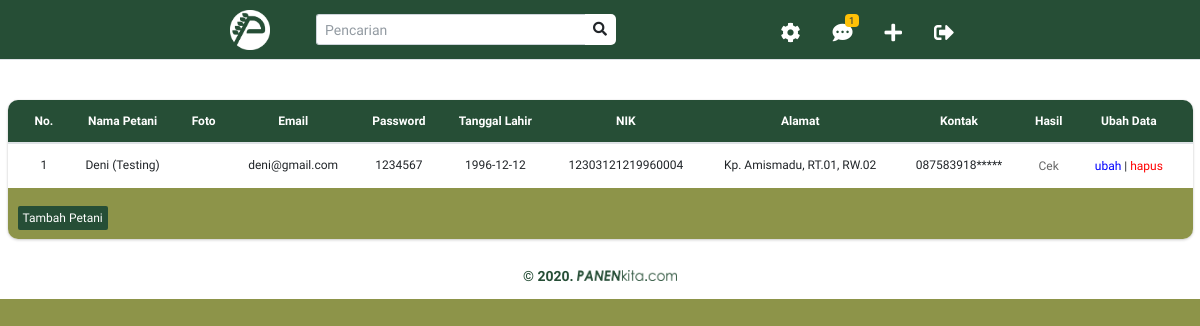
The app's page /index.php/admin/kelolapetani, older data.
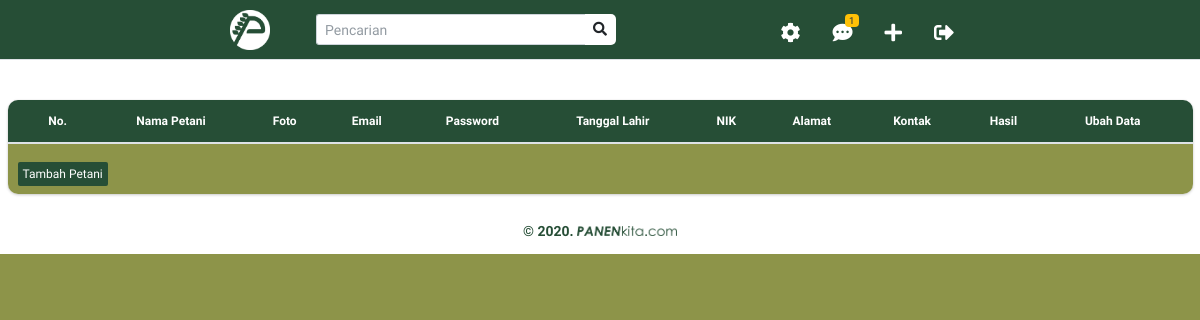
The same page, newer data.
### tables this page shows
CREATE TABLE `petani`  (
  `id_petani` smallint(6) NOT NULL,
  `nama_petani` varchar(100) NULL DEFAULT NULL,
  `nik_petani` char(20) NULL DEFAULT NULL,
  `email_petani` varchar(50) NULL DEFAULT NULL,
  `password_petani` char(15) NULL DEFAULT NULL,
  `tanggal_lahir_petani` date NULL DEFAULT NULL,
  `alamat_petani` varchar(500) NULL DEFAULT NULL,
  `kontak_petani` char(15) NULL DEFAULT NULL,
  `foto_petani` mediumblob NULL,
  PRIMARY KEY (`id_petani`) USING BTREE
);

### application/controllers/admin.php (called while the page is built, shortened)
<?php
class Admin extends CI_Controller
{
    function __construct()
    {
        $this->load->model(array('M_kategori', 'M_petani', 'M_produk', 'M_admin'));
    }
    public function kelolapetani()
    {
        $data['listpetani'] = $this->M_admin->getAllpetani();
        $this->load->view('admin/kelola_petani',$data);
    }
}

### index.php (called while the page is built, shortened)
<?php
require_once BASEPATH.'core/CodeIgniter.php';

### application/models/M_admin.php (called while the page is built, shortened)
<?php
class M_admin extends CI_Model
{
	public function getAllpetani()
	{
		$this->db->select('*');
		$this->db->from('petani');
		$query = $this->db->get();
		return $query->result();
	}
}

### application/views/admin/kelola_petani.php (the view)
<?php $this->load->view('layout/header'); ?>
<?php $this->load->view('layout/navbar'); ?>
<div class="container-fluid">
    <div class="row" style="background-color:white;padding-top: 100px;">
        <div class="col-12">
            <div class="card" style="border-radius: 10px;">
                <div class="card-body table-responsive p-0" style="text-align:center; border-radius: 10px 10px 0px 0px;font-size:12px;">
                    <table class="table">
                        <thead>
                            <tr>
                                <th style="background: #264E36; color:#ffffff;">No.</th>
                                <th style="background: #264E36; color:#ffffff;">Nama Petani</th>
                                <th style="background: #264E36; color:#ffffff;">Foto</th>
                                <th style="background: #264E36; color:#ffffff;">Email</th>
                                <th style="background: #264E36; color:#ffffff;">Password</th>
                                <th style="background: #264E36; color:#ffffff;">Tanggal Lahir</th>
                                <th style="background: #264E36; color:#ffffff;">NIK</th>
                                <th style="background: #264E36; color:#ffffff;">Alamat</th>
                                <th style="background: #264E36; color:#ffffff;">Kontak </th>
                                <th style="background: #264E36; color:#ffffff;">Hasil</th>
                                <th style="background: #264E36; color:#ffffff;">Ubah Data</th>
                            </tr>
                        </thead>
                        <tbody>
                            <?php foreach ($listpetani as $key ): ?>
                                <tr>
                                    <td><?= $key->id_petani; ?></td>
                                    <td><?= $key->nama_depan_petani." ".$key->nama_belakang_petani; ?></td>
                                    <td><?= $key->foto_petani; ?></td>
                                    <td><?= $key->email_petani; ?></td>
                                    <td><?= $key->password_petani; ?></td>
                                    <td><?= $key->tanggal_lahir_petani; ?></td>
                                    <td><?= $key->nik_petani; ?></td>
                                    <td><?= $key->alamat_petani; ?></td>
                                    <td><?= $key->kontak_petani; ?></td>
                                    <td>
                                        <a href="<?php echo site_url('Petani/statPenghasilan/') ?>"> Cek</a>
                                    </td>
                                    <td>
                                        <a style="color: blue;" href="#"> ubah</a> |
                                        <a style="color: red;" href="#"> hapus</a>
                                    </td>
                                </tr>
                            <?php endforeach ?>
                        </tbody>
                    </table>
                </div>
                <div style="color: #ffffff; border-radius: 0px 0px 10px 10px; background-color: #8d9449; padding: 20px 10px 10px 10px; font-size:12px;">
                    <a style=" border-radius: 2px 2px 2px 2px; font-size:12px; padding: 5px 5px 5px 5px; background-color: #264E36; color: #ffffff;" href="<?= site_url('Admin/tambahpetani'); ?>">Tambah Petani</a>
                </div>
            </div>
            <center style="font-size:14px;padding:10px;">
                <p style="color:#264E36;"><b>&copy; 2020.</b> <img src=" <?= base_url('assets/img/logo/text_eden_logo.png'); ?>" alt="" class="img-fluid" width="100px" style="margin-top:-3px;"></p>
            </center>
        </div>
    </div>
</div>
<?php $this->load->view('layout/footer'); ?>

### application/views/layout/header.php (shortened to what this page needs)
<!DOCTYPE html>
<html lang="en">
<head>
    <link rel="stylesheet" href="<?= base_url('assets/plugins/fontawesome-free/css/all.min.css'); ?>">
    <link rel="stylesheet" href="https://code.ionicframework.com/ionicons/2.0.1/css/ionicons.min.css">
    <link rel="stylesheet" href="<?= base_url('assets/plugins/icheck-bootstrap/icheck-bootstrap.min.css'); ?>">
    <link rel="stylesheet" href="<?= base_url('assets/dist/css/adminlte.min.css'); ?>">
    <link rel="stylesheet" href="<?= base_url('assets/plugins/tempusdominus-bootstrap-4/css/tempusdominus-bootstrap-4.min.css'); ?>">
    <link rel="stylesheet" href="<?= base_url('assets/plugins/daterangepicker/daterangepicker.css') ?>">
    <link rel="stylesheet" type="text/css" href="<?= base_url('assets/template/css/util.css'); ?>">
    <link rel="stylesheet" type="text/css" href="<?= base_url('assets/template/css/main.css'); ?>">
    <link rel="stylesheet" type="text/css" href="<?= base_url('assets/css/mod.css'); ?>">
    <link rel="stylesheet" type="text/css" href="<?= base_url('assets/css/buttons.css'); ?>">
</head>
<body class="hold-transition layout-top-nav layout-navbar-fixed" style="background-color:#8D9449;">

### application/views/layout/navbar.php (shortened to what this page needs)
<nav class="main-header navbar navbar-expand-md" style="width:100%;position:fixed;background-color:#264E36;margin:0px;padding:0px;height:60px;">
    <div class="container">
        <a href="#">
            <img src="<?= base_url('assets/img/logo/emblem_white_logo.png'); ?>" alt="Panenkita Logo" width="40px">
        </a>
        <div class="collapse navbar-collapse order-3" style="padding-left:30px;">
            <form class="form-inline ml-0 ml-md-3">
                <div class="input-group input-group-sm" style="background-color: white; border-radius:5px; width:300px">
                    <input class="form-control form-control-navbar" type="search" placeholder="Pencarian" aria-label="Search">
                    <div class="input-group-append">
                        <button class="btn btn-navbar" type="submit">
                            <i class="fas fa-search"></i>
                        </button>
                    </div>
                </div>
            </form>
        </div>
        <ul class="order-3 order-md-3 navbar-nav navbar-no-expand ml-auto ul-petani">
            <li class="nav-item dropdown">
                <a class="nav-link" data-toggle="dropdown" href="#">
                    <i class="fas fa-cog"></i>
                </a>
            </li>
            <li class="nav-item dropdown">
                <a class="nav-link" data-toggle="dropdown" href="#">
                    <i class="fas fa-comment-dots"></i>
                    <span class="badge badge-warning navbar-badge">1</span>
                </a>
            </li>
            <li class="nav-item dropdown">
                <a class="nav-link" data-toggle="dropdown" href="#">
                    <i class="fas fa-plus"></i>
                </a>
            </li>
            <li class="nav-item">
                <a class="nav-link" href="<?= site_url('Login/logout'); ?>">
                    <i class="fas fa-sign-out-alt"></i>
                </a>
            </li>
        </ul>
    </div>
</nav>

### application/views/layout/footer.php (shortened to what this page needs)
</body>
</html>

### assets/template/css/main.css (style rules this page uses)
* { margin: 0px; padding: 0px; box-sizing: border-box; }
body, html { height: 100%; font-family: Century Gothic, CenturyGothic, AppleGothic, sans-serif, sans-serif; }
a { font-family: Century Gothic, CenturyGothic, AppleGothic, sans-serif; font-size: 12px; line-height: 1.7; color: #666666; margin: 0px; transition: all 0.4s; -webkit-transition: all 0.4s; -o-transition: all 0.4s; -moz-transition: all 0.4s; }
p { font-family: Century Gothic, CenturyGothic, AppleGothic, sans-serif; font-size: 14px; line-height: 1.7; color: #666666; margin: 0px; }
ul, li { margin: 0px; list-style-type: none; }
input { outline: none; border: none; }
button { outline: none !important; border: none; background: transparent; }

### assets/css/mod.css (style rules this page uses)
nav .container { padding: 0px 200px; }
.main-header .nav-link { height: 60px; position: relative; }
ul li .nav-link { line-height: 50px; font-size: 20px; color: white; }
.badge { margin: 5px; }

### assets/css/buttons.css (style rules this page uses)
.btn { padding: 14px 24px; border: 0 none; font-weight: 700; letter-spacing: 1px; text-transform: uppercase; }

Row changes from the older to the newer data that the page shows:
removed petani: id_petani "1", nama_depan_petani "Deni", nama_belakang_petani "(Testing)", email_petani "deni@gmail.com", password_petani "1234567", tanggal_lahir_petani "1996-12-12", nik_petani "12303121219960004", alamat_petani "Kp. Amismadu, RT.01, RW.02", kontak_petani "087583918*****"
